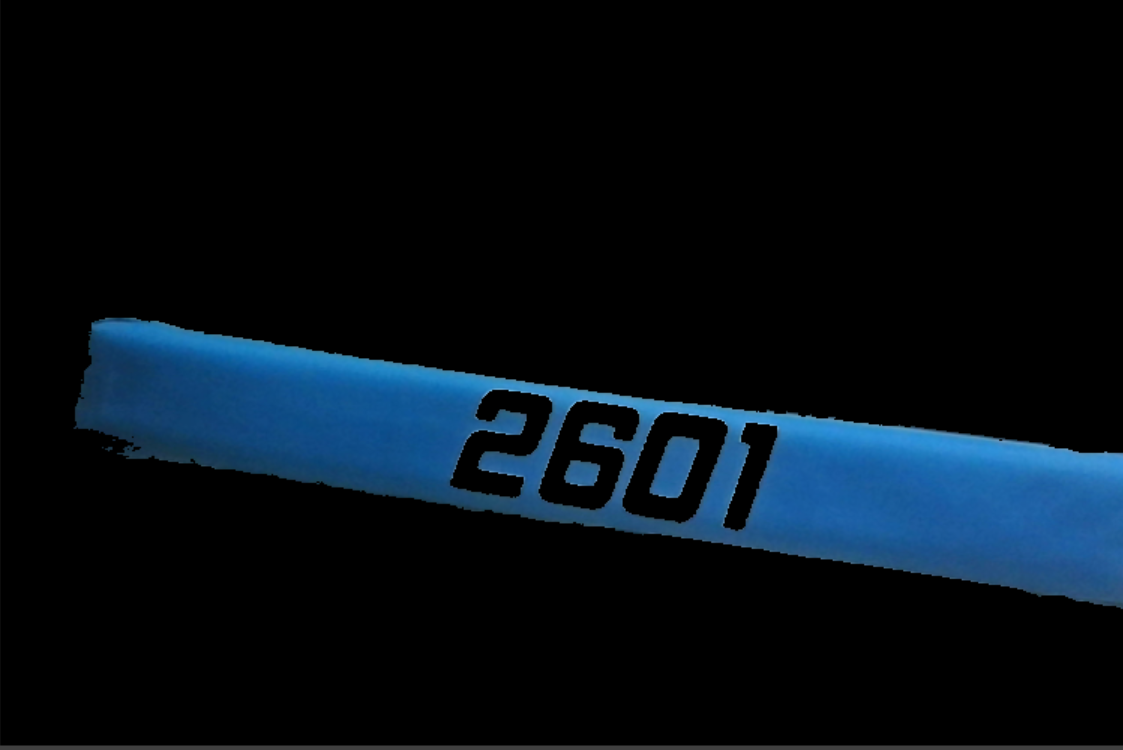
#> input picture text_recognition/images/Capture2.PNG, 1123 x 750 px, found by its file name
$ python text_recognition.py
#> lines starting #> are read from the running program, lines starting #| are printed output that depends on the picture; after the words box and inside, x2 and y2 are one past the last pixel; in counts of white or black regions, pixels touching at a corner belong together; long printed decimals are rounded
import cv2
import numpy as np
from PIL import Image
import pytesseract

# [16 lines of commented-out code are left out]


def crop(img, pt1, pt2):
    return img[pt1[1]:pt2[1], pt1[0]:pt2[0]]


img = cv2.imread("images/capture2.PNG")
#> img is the input picture: shape (750, 1123, 3); mean B, G, R 22, 14.1, 4.9
img = cv2.GaussianBlur(img, (15, 15), 10)
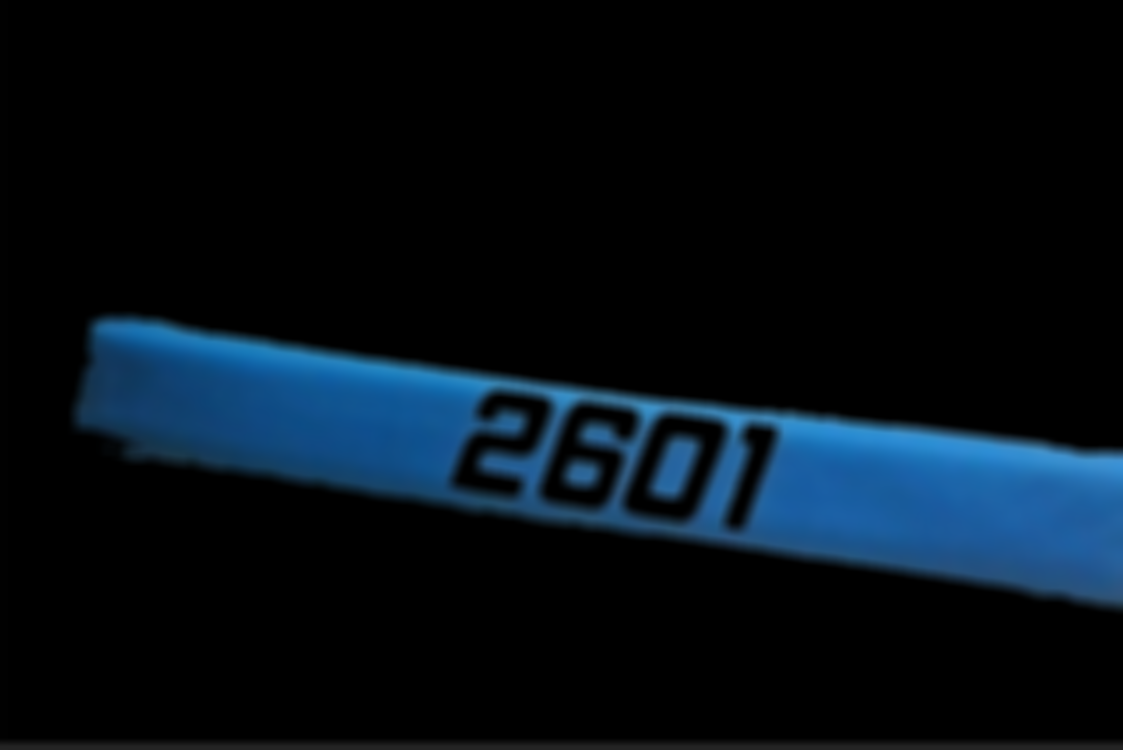
#> img: shape (750, 1123, 3); mean B, G, R 22, 14.1, 4.9
min_area = 500

img = cv2.cvtColor(img, cv2.COLOR_BGR2HSV)
#> img: shape (750, 1123, 3); mean H, S, V 19.4, 36, 22
# img = cv2.GaussianBlur(img, (5, 5), 0)
img = cv2.inRange(img, np.array([99, 110, 71]), np.array([111, 255, 255]))
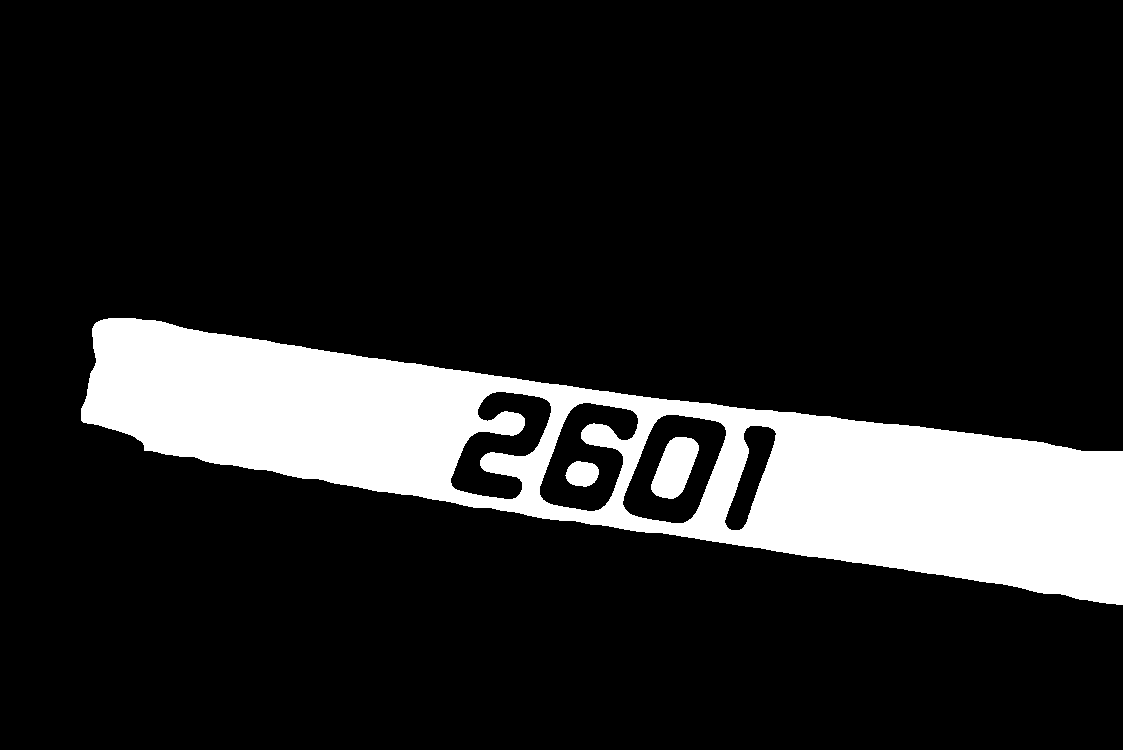
#> img: shape (750, 1123); 14.5% white; 3 white regions

contours, _ = cv2.findContours(img, cv2.RETR_EXTERNAL, cv2.CHAIN_APPROX_SIMPLE)
#> contours = 1 contour; box (x1, y1, x2, y2) and area: (81, 318, 1123, 605) 140093
contours = list(filter(lambda cnt: cv2.contourArea(cnt) >= min_area, contours))
blue_areas = [{"rotated": cv2.minAreaRect(cnt), "bounding": cv2.boundingRect(cnt)} for cnt in contours]  # rotated rectangles
#> blue_areas = 1 item
# blue_areas = [cv2.boundingRect(cnt) for cnt in contours]

# img = cv2.cvtColor(img, cv2.COLOR_GRAY2BGR)
cv2.drawContours(img, contours, -1, (0, 255, 0), 2)
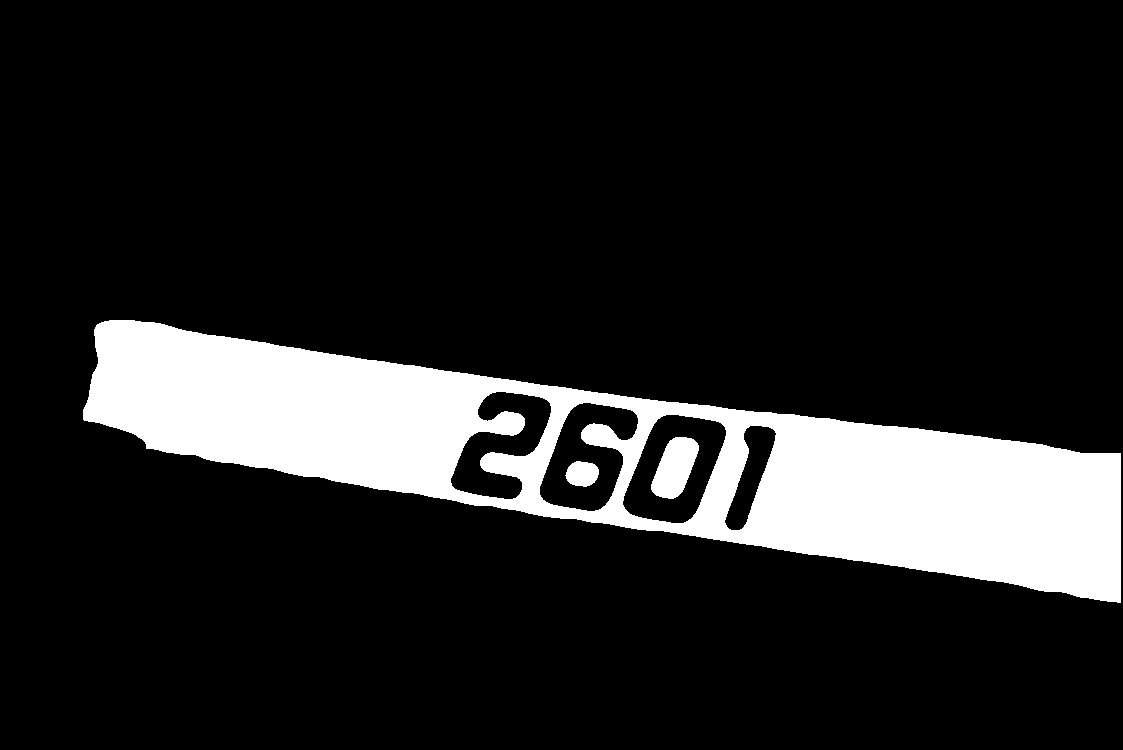
#> img: shape (750, 1123); 13.9% white; 3 white regions, box (x1, y1, x2, y2) and area: (83, 320, 1121, 603) 114720, (651, 437, 699, 499) 1941, (565, 461, 599, 487) 675
#
print(blue_areas)
#| [{'rotated': ((607.942, 458.444), (152.772, 1057.889), -82.285), 'bounding': (81, 318, 1042, 287)}]
for i, area in enumerate(blue_areas):
    print(area)
    x, y, w, h = area["bounding"]
    cropped = crop(img, (x, y), (x+w, y+h))
    print(cropped)
    cv2.imshow("cropped", cropped)
    # print("=" * 100)
    # print(pytesseract.image_to_boxes(Image.fromarray(cropped), config="--psm 7"))  # psm 7 = one-line text
    # print("=" * 100)

    angle = area["rotated"][-1]

    image_center = tuple([1000, 0])
    rot_mat = cv2.getRotationMatrix2D(image_center, angle, 1.0)
    rotated = cv2.warpAffine(cropped, rot_mat, (cropped.shape[1], cropped.shape[0]), flags=cv2.INTER_LINEAR)
    contours, _ = cv2.findContours(rotated, cv2.RETR_EXTERNAL, cv2.CHAIN_APPROX_SIMPLE)
    final_x, final_y, final_w, final_h = cv2.boundingRect(max(contours, key=cv2.contourArea))
    final = crop(rotated, (final_x, final_y), (final_x+final_w, final_y+final_h))

#> (the run stopped early here; a loop or call above may not have finished)
